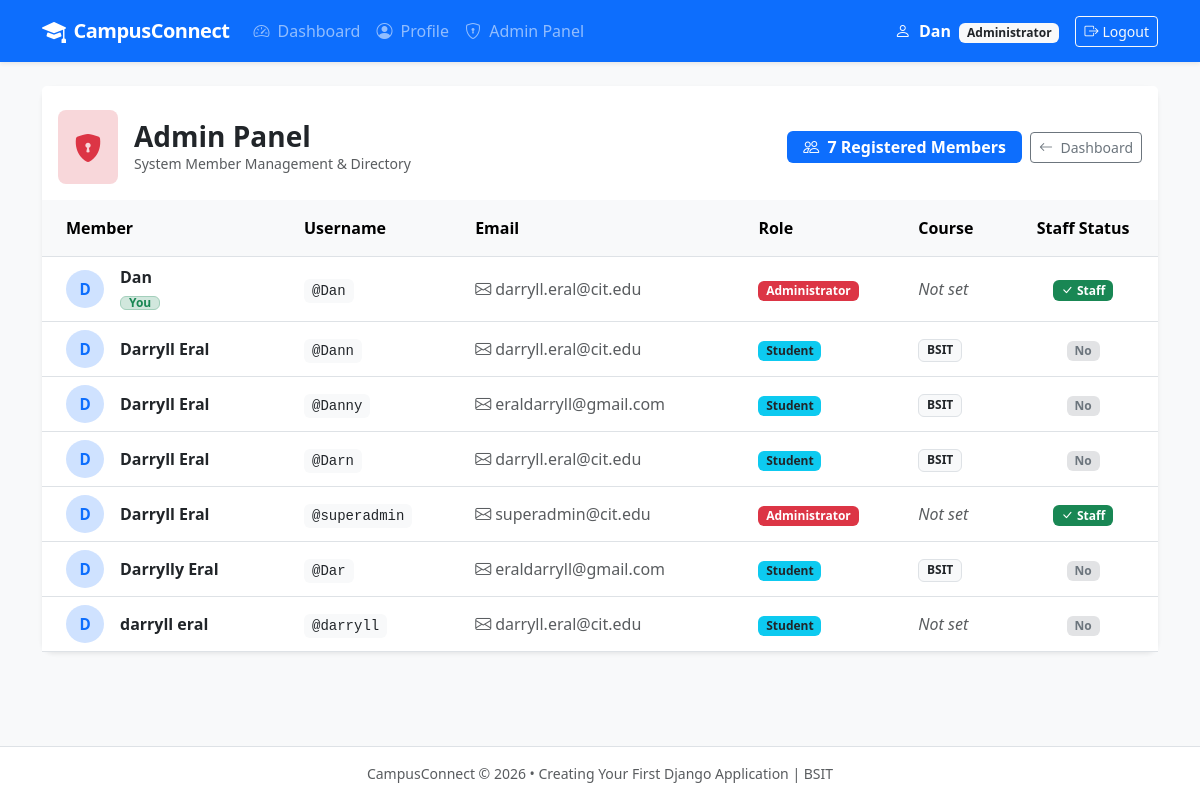
The page /admin-panel/ (signed in) on the database as committed earlier.
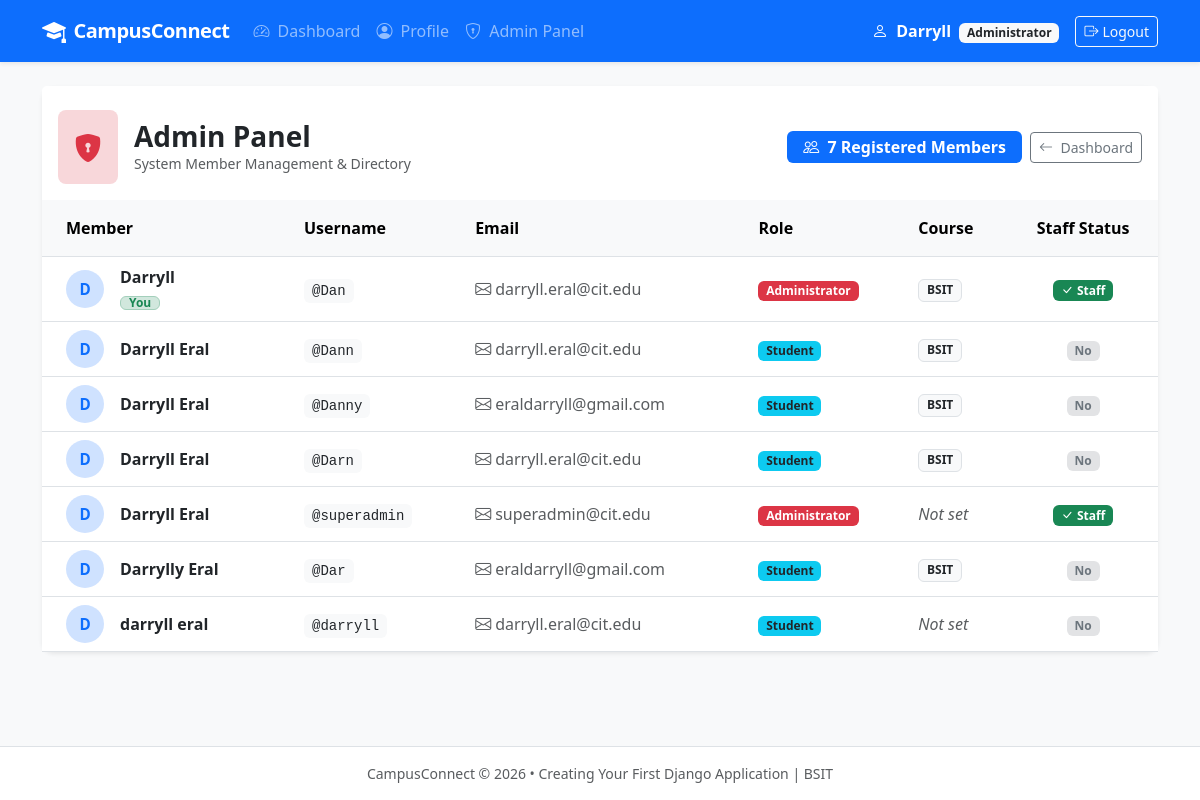
The same page on the database as committed later.
### accounts/models.py (models this page shows, shortened)
class CustomUser(AbstractUser):
    class Role(models.TextChoices):
        STUDENT = "student", "Student"
        INSTRUCTOR = "INSTRUCTOR", "Instructor"
        ADMIN = "admin", "Administrator"
    role = models.CharField(max_length=10, choices=Role.choices, default=Role.STUDENT)
    course = models.CharField(max_length=100, blank=True, null=True)

### dashboard/views.py (the view)
# urls.py: path("admin-panel/", AdminPanelView.as_view(), name="admin_panel"),
class AdminPanelView(LoginRequiredMixin, UserPassesTestMixin, TemplateView):
    template_name = "dashboard/admin_panel.html"
    def get_context_data(self, **kwargs):
        context = super().get_context_data(**kwargs)
        context["members"] = CustomUser.objects.order_by("last_name", "first_name", "username")
        return context
    def test_func(self):
        return self.request.user.role == CustomUser.Role.ADMIN

### templates/dashboard/admin_panel.html (shortened to what the changed rows need)
{% extends "base.html" %}
{% block content %}
<div class="card shadow-sm border-0 mb-4">
    <div class="card-body p-0">
        {% if members %}
        <div class="table-responsive">
            <table class="table table-hover align-middle mb-0">
                <thead class="table-light border-bottom">
                    <tr>
                        <th class="ps-4 py-3">Member</th>
                        <th class="py-3">Username</th>
                        <th class="py-3">Email</th>
                        <th class="py-3">Role</th>
                        <th class="py-3">Course</th>
                        <th class="py-3 text-center">Staff Status</th>
                    </tr>
                </thead>
                <tbody>
                    {% for member in members %}
                    <tr>
                        <td class="ps-4">
                            <div class="d-flex align-items-center">
                                <div class="rounded-circle bg-primary-subtle text-primary fw-bold d-inline-flex align-items-center justify-content-center me-3" style="width: 38px; height: 38px; font-size: 0.95rem;">
                                    {{ member.first_name|first|default:member.username|first|upper }}
                                </div>
                                <div>
                                    <span class="fw-bold d-block text-dark">{{ member.get_full_name|default:member.username }}</span>
                                    {% if member == user %}
                                        <span class="badge bg-success-subtle text-success border border-success-subtle small py-0 px-2">You</span>
                                    {% endif %}
                                </div>
                            </div>
                        </td>
                        <td>
                            <code class="text-dark bg-light px-2 py-1 rounded">@{{ member.username }}</code>
                        </td>
                        <td>
                            {% if member.email %}
                                <a href="mailto:{{ member.email }}" class="text-decoration-none text-muted">
                                    <i class="bi bi-envelope me-1"></i>{{ member.email }}
                                </a>
                            {% else %}
                                <span class="text-muted fst-italic">Not set</span>
                            {% endif %}
                        </td>
                        <td>
                            {% if member.role == 'admin' %}
                                <span class="badge bg-danger">Administrator</span>
                            {% elif member.role == 'INSTRUCTOR' %}
                                <span class="badge bg-warning text-dark">Instructor</span>
                            {% else %}
                                <span class="badge bg-info text-dark">Student</span>
                            {% endif %}
                        </td>
                        <td>
                            {% if member.course %}
                                <span class="badge bg-light text-dark border">{{ member.course }}</span>
                            {% else %}
                                <span class="text-muted fst-italic">Not set</span>
                            {% endif %}
                        </td>
                        <td class="text-center">
                            {% if member.is_staff %}
                                <span class="badge bg-success"><i class="bi bi-check-lg me-1"></i>Staff</span>
                            {% else %}
                                <span class="badge bg-secondary-subtle text-secondary">No</span>
                            {% endif %}
                        </td>
                    </tr>
                    {% endfor %}
                </tbody>
            </table>
        </div>
        {% else %}
        <div class="p-5 text-center text-muted">
            <i class="bi bi-person-x display-4 d-block mb-3"></i>
            <h5>No members found</h5>
            <p class="small mb-0">No users have been registered yet.</p>
        </div>
        {% endif %}
    </div>
</div>
{% endblock %}

### templates/base.html (shortened to what this page needs)
<!DOCTYPE html>
<html lang="en">
<head>
    <link href="https://cdn.jsdelivr.net/npm/bootstrap@5.3.3/dist/css/bootstrap.min.css" rel="stylesheet">
    <link rel="stylesheet" href="https://cdn.jsdelivr.net/npm/bootstrap-icons@1.11.3/font/bootstrap-icons.min.css">
</head>
<body>
    <nav class="navbar navbar-expand-lg navbar-dark bg-primary shadow-sm">
        <div class="container">
            <a class="navbar-brand d-flex align-items-center" href="{% if user.is_authenticated %}{% url 'dashboard' %}{% else %}{% url 'login' %}{% endif %}">
                <i class="bi bi-mortarboard-fill me-2 fs-4"></i>
                <span>CampusConnect</span>
            </a>
            <div class="collapse navbar-collapse" id="navbarContent">
                <ul class="navbar-nav me-auto mb-2 mb-lg-0">
                    {% if user.is_authenticated %}
                        <li class="nav-item">
                            <a class="nav-link" href="{% url 'dashboard' %}">
                                <i class="bi bi-speedometer2 me-1"></i> Dashboard
                            </a>
                        </li>
                        <li class="nav-item">
                            <a class="nav-link" href="{% url 'profile' %}">
                                <i class="bi bi-person-circle me-1"></i> Profile
                            </a>
                        </li>
                        {% if user.role == 'admin' %}
                        <li class="nav-item">
                            <a class="nav-link" href="{% url 'admin_panel' %}">
                                <i class="bi bi-shield-lock me-1"></i> Admin Panel
                            </a>
                        </li>
                        {% endif %}
                    {% endif %}
                </ul>
                <div class="d-flex align-items-center gap-2">
                    {% if user.is_authenticated %}
                        <span class="navbar-text text-white me-2">
                            <i class="bi bi-person me-1"></i>
                            <strong>{{ user.first_name|default:user.username }}</strong>
                            <span class="badge bg-light text-dark ms-1">{{ user.get_role_display }}</span>
                        </span>
                        <form method="post" action="{% url 'logout' %}" class="d-inline m-0">
                            <button type="submit" class="btn btn-outline-light btn-sm d-flex align-items-center gap-1">
                                <i class="bi bi-box-arrow-right"></i> Logout
                            </button>
                        </form>
                    {% endif %}
                </div>
            </div>
        </div>
    </nav>
    <main class="container py-4">
        {% block content %}
        {% endblock %}
    </main>
    <footer class="bg-white border-top py-3 mt-auto text-center text-muted small">
        <div class="container">
            <p class="mb-0">CampusConnect &copy; 2026 &bull; Creating Your First Django Application | BSIT</p>
        </div>
    </footer>
</body>
</html>

Rows that differ between the two databases and show on the page:
changed CustomUser "Dan": first_name "Dan" → "Darryll"; get_full_name "Dan" → "Darryll"; course (not shown) → "BSIT"; no longer shows "Not set"
